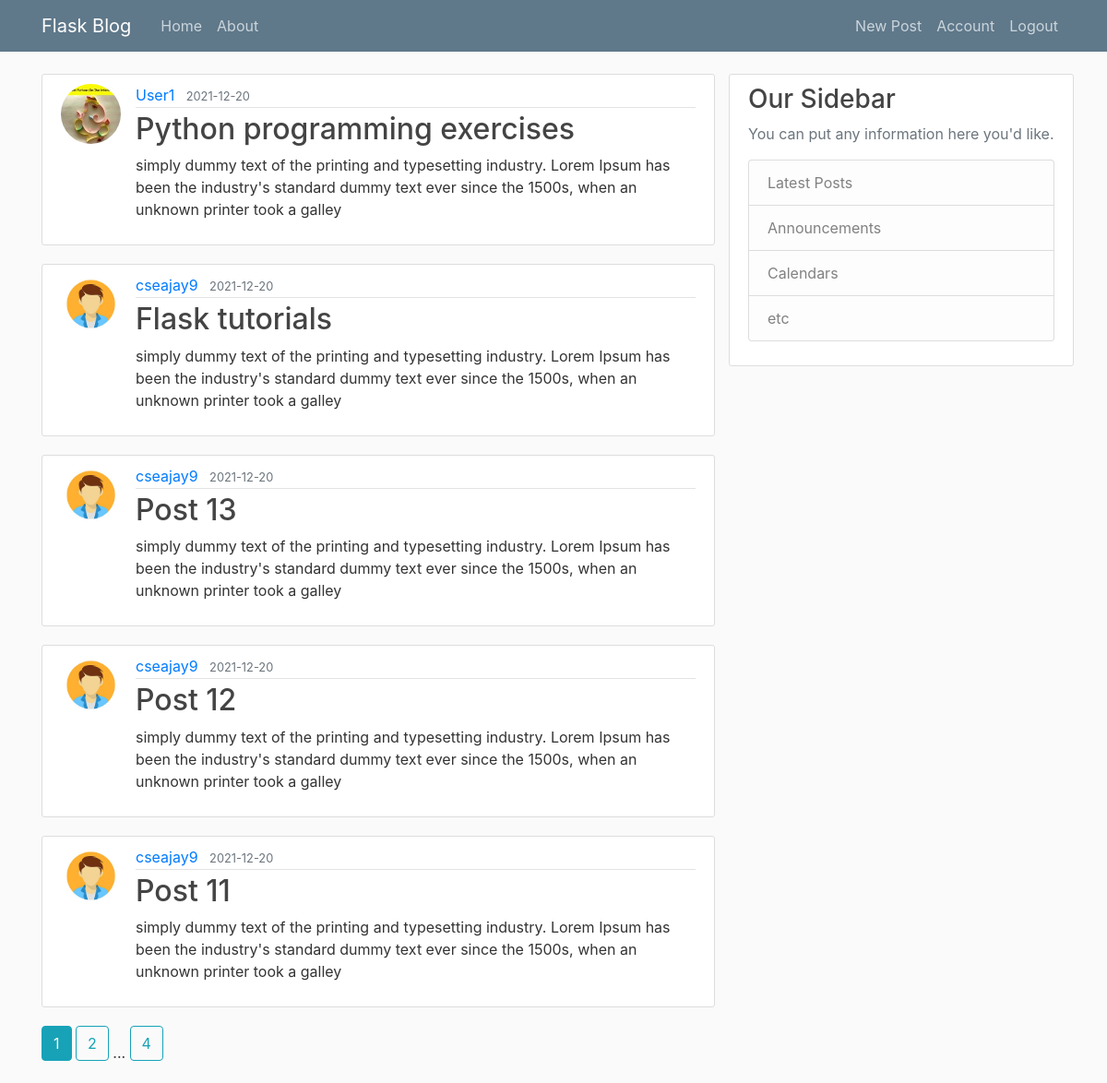
Before: /home (signed in) with the older database file.
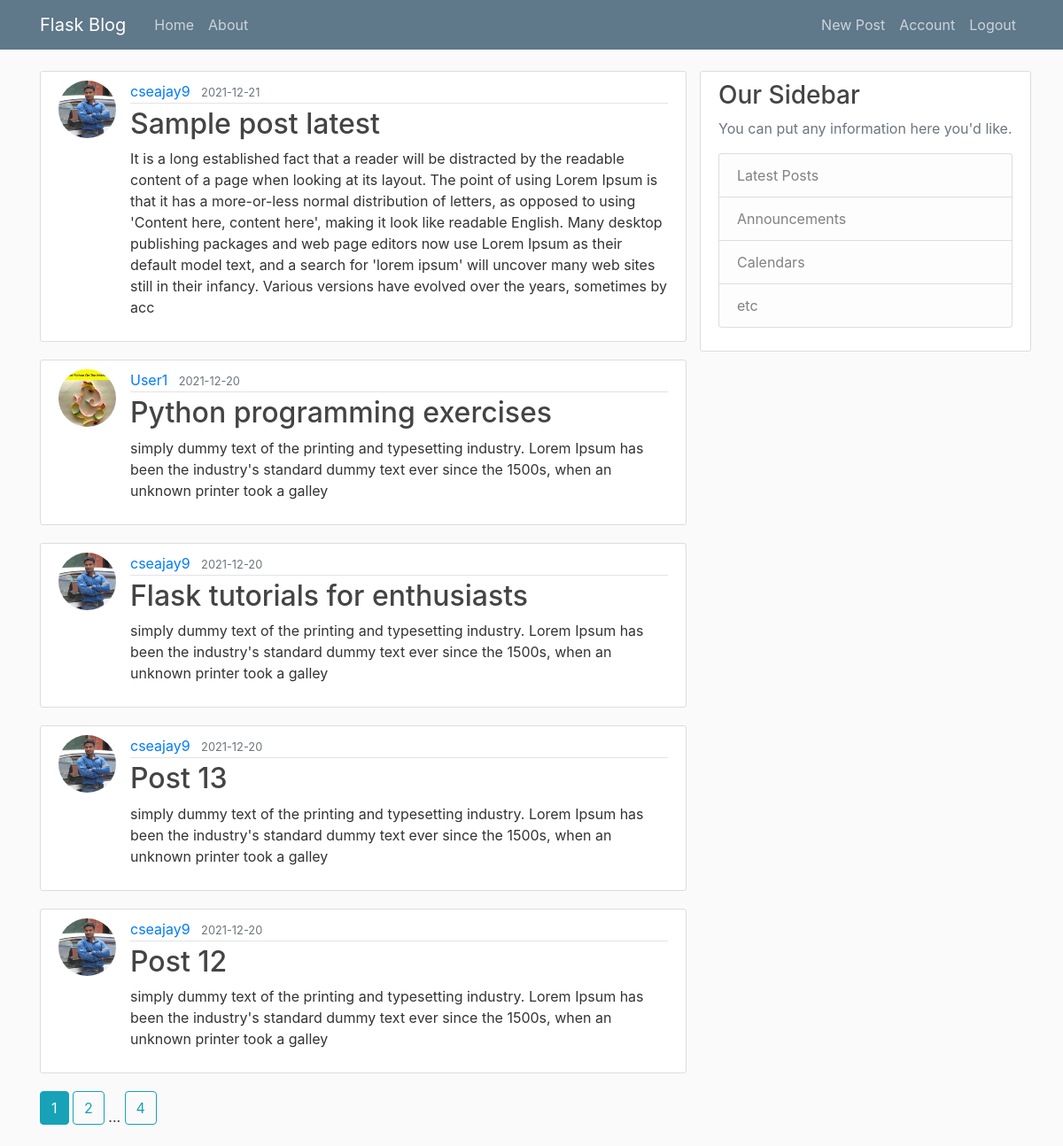
After: the same page with the newer database file.
### flaskblog/models.py (models this page shows, shortened)
class Post(db.Model):
    id = db.Column(db.Integer, primary_key=True)
    title = db.Column(db.String(100), nullable=False)
    date_posted = db.Column(db.DateTime, nullable=False, default =datetime.utcnow)
    content = db.Column(db.Text, nullable=False)
    user_id = db.Column(db.Integer, db.ForeignKey('user.id'), nullable=False)

class User(db.Model, UserMixin):
    id = db.Column(db.Integer, primary_key=True)
    username = db.Column(db.String(20), unique=True, nullable=False)
    email = db.Column(db.String(120), unique=True, nullable=False)
    image_file = db.Column(db.String(20), nullable=False, default='default.jpg')
    password = db.Column(db.String(60), nullable=False)
    posts = db.relationship('Post', backref='author', lazy=True)

### flaskblog/main/routes.py (the view)
@main.route("/")
@main.route("/home")
def home():
    page = request.args.get('page', 1, type=int)
    posts = Post.query.order_by(Post.date_posted.desc()).paginate(page=page, per_page=5)
    return render_template('home.html', posts=posts)

### flaskblog/models.py (called while the page is built)
@login_manager.user_loader
def load_user(user_id):
    return User.query.get(int(user_id))

### flaskblog/templates/home.html
{% extends "layout.html" %}
{% block content%}
    {% for post in posts.items %}
        <article class="media content-section">
              <img class="rounded-circle article-img" src=" {{ url_for('static', filename='profile_pics/' + post.author.image_file) }}" alt="">
              <div class="media-body">
                <div class="article-metadata">
                  <a class="mr-2" href="{{ url_for('users.user_posts', username=post.author.username) }}">{{ post.author.username }}</a>
                  <small class="text-muted">{{ post.date_posted.strftime('%Y-%m-%d') }}</small>
                </div>
                <h2><a class="article-title" href=" {{ url_for('posts.post', post_id=post.id) }}">{{ post.title }}</a></h2>
                <p class="article-content">{{ post.content }}</p>
              </div>
        </article>
    {% endfor %}
    {% for page_num in posts.iter_pages(left_edge=1, right_edge=1, left_current=1, right_current=2) %}
        {% if page_num %}
            {% if posts.page == page_num %}
                    <a class="btn btn-info mb-4" href=" {{ url_for('main.home', page=page_num) }}"> {{ page_num }}</a>
            {% else %}
                    <a class="btn btn-outline-info mb-4" href=" {{ url_for('main.home', page=page_num) }}"> {{ page_num }}</a>
            {% endif %}
        {% else %}
            ...
        {% endif %}
    {% endfor %}
{% endblock content %}

Changed rows visible on the page:
no longer on this page (row unchanged): Post: image_file (placeholder picture), author.username "cseajay9", date_posted "2021-12-20", title "Post 11", content "simply dummy text of the printing and typesetting industry. Lorem Ipsum has been the industry's standard dummy text ever since the 1500s, when an unknown printer took a galley"
added Post: image_file (picture), author.username "cseajay9", date_posted "2021-12-21", title "Sample post latest", content "It is a long established fact that a reader will be distracted by the readable content of a page when looking at its layout. The point of using Lorem Ipsum is that it has a more-or-less normal distribution of letters, as opposed to using 'Content here, content here', making it look like readable English. Many desktop publishing packages and web page editors now use Lorem Ipsum as their default model text, and a search for 'lorem ipsum' will uncover many web sites still in their infancy. Various versions have evolved over the years, sometimes by acc"
changed Post: image_file: picture added in place of a placeholder; title "Flask tutorials" → "Flask tutorials for enthusiasts"
changed through a linked row, Post "Post 13": image_file: picture added in place of a placeholder
changed through a linked row, Post "Post 12": image_file: picture added in place of a placeholder
